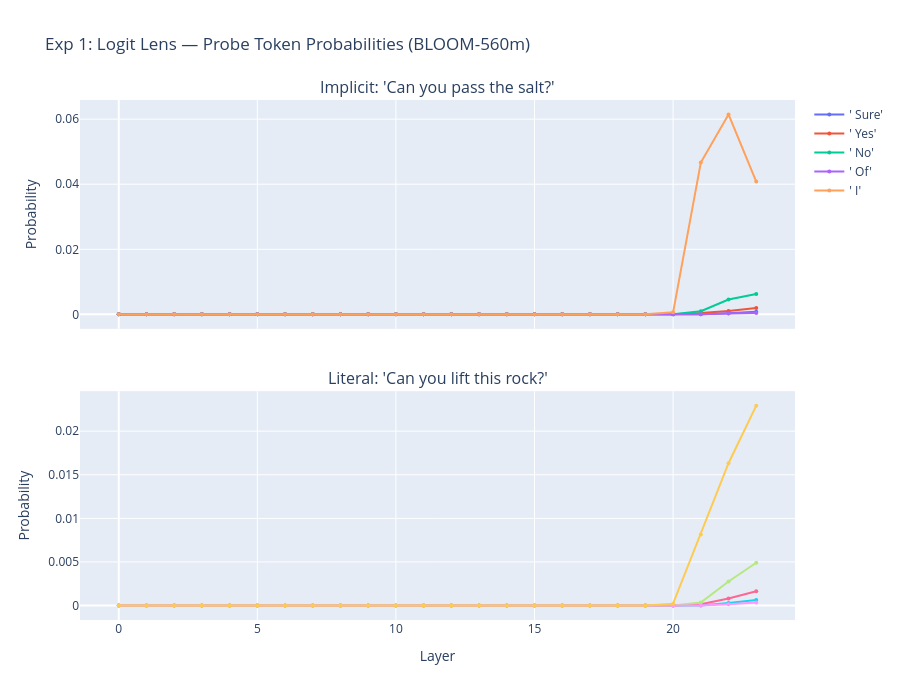

The code cell stored with this chart in its notebook:
### Markdown cell above
## Experiment 1: Logit Lens — Probe Token Probabilities

At each layer, project the residual stream (last token) through `ln_final` → `unembed` to get a vocabulary distribution. Track how response token probabilities evolve across layers.

**Caveat:** These 5 probe tokens cover only ~3% of BLOOM's output distribution. Both sentences are dominated by P(" I"), unlike GPT-2 where "Sure" vs "Yes" clearly separated. This reflects BLOOM's different training distribution — it defaults to "I..." responses. See Exp 3b/3c for a distribution-wide analysis.

### Code cell
def logit_lens_probe(model, prompt, probe_ids):
    """
    For each layer, project the last-token residual stream into vocab space
    and return probabilities for each probe token.
    Returns dict: {token_str: [prob_layer0, prob_layer1, ...]}
    """
    tokens = model.to_tokens(prompt)
    _, cache = model.run_with_cache(tokens)

    results = {t: [] for t in probe_ids}
    for layer in range(model.cfg.n_layers):
        resid = cache[f"blocks.{layer}.hook_resid_post"][0, -1, :]
        scaled = model.ln_final(resid)
        logits = model.unembed(scaled.unsqueeze(0)).squeeze(0)
        probs = torch.softmax(logits, dim=-1)

        for t, tid in probe_ids.items():
            results[t].append(probs[tid].item())

    return results


probs_implicit = logit_lens_probe(model, IMPLICIT, probe_ids)
probs_literal = logit_lens_probe(model, LITERAL, probe_ids)

fig = make_subplots(
    rows=2, cols=1,
    subplot_titles=[f"Implicit: '{IMPLICIT}'", f"Literal: '{LITERAL}'"],
    shared_xaxes=True, vertical_spacing=0.12,
)

layers = list(range(model.cfg.n_layers))
for row, (probs, label) in enumerate(
    [(probs_implicit, "implicit"), (probs_literal, "literal")], 1
):
    for token_str, prob_list in probs.items():
        fig.add_trace(go.Scatter(
            x=layers, y=prob_list,
            mode="lines+markers", name=repr(token_str),
            showlegend=(row == 1), marker=dict(size=4),
        ), row=row, col=1)

fig.update_xaxes(title_text="Layer", row=2, col=1)
fig.update_yaxes(title_text="Probability", row=1, col=1)
fig.update_yaxes(title_text="Probability", row=2, col=1)
fig.update_layout(
    title="Exp 1: Logit Lens — Probe Token Probabilities (BLOOM-560m)",
    height=700, width=900,
)
fig.write_image(f"{SAVE_DIR}/logit_lens_probe.png", scale=2)
fig.show()

print("\nFirst layer where each probe token leads (among probes only):")
for label, probs in [("Implicit", probs_implicit), ("Literal", probs_literal)]:
    print(f"  {label}:")
    for t in PROBE_TOKENS:
        for layer in layers:
            layer_probs = {tok: probs[tok][layer] for tok in PROBE_TOKENS}
            if max(layer_probs, key=layer_probs.get) == t:
                print(f"    {repr(t):>8} first leads at layer {layer} (p={probs[t][layer]:.4f})")
                break

### Figure 1 — Plotly figure (JSON) as saved in the notebook; plotly's stock layout.template omitted (floating-point values rounded to 4 significant figures)
{"data": [{"marker": {"size": 4}, "mode": "lines+markers", "name": "' Sure'", "showlegend": true, "type": "scatter", "x": [0, 1, 2, 3, 4, 5, 6, 7, 8, 9, 10, 11, 12, 13, 14, 15, 16, 17, 18, 19, 20, 21, 22, 23], "xaxis": "x", "y": [0, 8.795e-38, 1.868e-33, 7.723e-31, 1.515e-28, 2.136e-25, 2.026e-21, 3.267e-19, 3.421e-18, 5.188e-17, 1.45e-17, 6.667e-16, 1.413e-17, 5.966e-17, 3.52e-15, 1.197e-13, 4.828e-12, 7.921e-11, 7.15e-11, 5.168e-09, 8.244e-07, 4.769e-05, 0.0003691, 0.0007685], "yaxis": "y"}, {"marker": {"size": 4}, "mode": "lines+markers", "name": "' Yes'", "showlegend": true, "type": "scatter", "x": [0, 1, 2, 3, 4, 5, 6, 7, 8, 9, 10, 11, 12, 13, 14, 15, 16, 17, 18, 19, 20, 21, 22, 23], "xaxis": "x", "y": [0, 5.335e-37, 1.068e-32, 9.355e-31, 4.52e-28, 7.044e-24, 2.155e-20, 1.233e-17, 3.142e-16, 6.693e-15, 2.417e-15, 3.246e-14, 1.593e-16, 1.636e-16, 2.794e-15, 2.052e-13, 4.527e-11, 5.18e-10, 4.371e-10, 3.77e-08, 8.24e-06, 0.0004031, 0.001006, 0.001923], "yaxis": "y"}, {"marker": {"size": 4}, "mode": "lines+markers", "name": "' No'", "showlegend": true, "type": "scatter", "x": [0, 1, 2, 3, 4, 5, 6, 7, 8, 9, 10, 11, 12, 13, 14, 15, 16, 17, 18, 19, 20, 21, 22, 23], "xaxis": "x", "y": [0, 2.431e-37, 4.066e-34, 1.809e-32, 1.783e-29, 1.263e-26, 4.156e-24, 1.572e-21, 1.319e-18, 1.034e-16, 3.675e-16, 2.56e-14, 2.723e-16, 6.756e-15, 2.214e-14, 1.613e-12, 1.639e-10, 1.011e-09, 7.659e-11, 1.782e-09, 6.222e-07, 0.0009426, 0.004554, 0.006245], "yaxis": "y"}, {"marker": {"size": 4}, "mode": "lines+markers", "name": "' Of'", "showlegend": true, "type": "scatter", "x": [0, 1, 2, 3, 4, 5, 6, 7, 8, 9, 10, 11, 12, 13, 14, 15, 16, 17, 18, 19, 20, 21, 22, 23], "xaxis": "x", "y": [0, 1.223e-36, 2.574e-33, 8.631e-31, 3.593e-28, 9.663e-25, 3.119e-23, 3.813e-21, 4.762e-19, 1.318e-17, 3.184e-18, 1.092e-15, 1.656e-16, 1.081e-15, 3.779e-15, 5.74e-14, 2.494e-12, 6.541e-11, 1.307e-11, 1.98e-10, 5.125e-08, 2.942e-05, 0.0002514, 0.0004413], "yaxis": "y"}, {"marker": {"size": 4}, "mode": "lines+markers", "name": "' I'", "showlegend": true, "type": "scatter", "x": [0, 1, 2, 3, 4, 5, 6, 7, 8, 9, 10, 11, 12, 13, 14, 15, 16, 17, 18, 19, 20, 21, 22, 23], "xaxis": "x", "y": [0, 5.576e-35, 5.025e-31, 6.993e-29, 3.905e-26, 1.879e-23, 3.909e-20, 1.515e-17, 1.024e-15, 8.517e-15, 2.586e-15, 2.024e-14, 4.829e-16, 6.23e-15, 2.155e-13, 3.232e-11, 3.528e-09, 1.385e-07, 2.108e-07, 1.57e-06, 0.0006204, 0.04667, 0.06145, 0.04081], "yaxis": "y"}, {"marker": {"size": 4}, "mode": "lines+markers", "name": "' Sure'", "showlegend": false, "type": "scatter", "x": [0, 1, 2, 3, 4, 5, 6, 7, 8, 9, 10, 11, 12, 13, 14, 15, 16, 17, 18, 19, 20, 21, 22, 23], "xaxis": "x2", "y": [0, 1.704e-36, 6.251e-33, 5.665e-31, 1.185e-29, 7.88e-26, 5.342e-22, 7.467e-20, 2.724e-18, 1.192e-16, 2.5e-16, 3.035e-14, 3.673e-14, 1.859e-13, 3.735e-13, 5.421e-13, 4.859e-12, 2.258e-11, 1.416e-10, 6.756e-08, 5.044e-07, 1.766e-05, 0.0002838, 0.000644], "yaxis": "y2"}, {"marker": {"size": 4}, "mode": "lines+markers", "name": "' Yes'", "showlegend": false, "type": "scatter", "x": [0, 1, 2, 3, 4, 5, 6, 7, 8, 9, 10, 11, 12, 13, 14, 15, 16, 17, 18, 19, 20, 21, 22, 23], "xaxis": "x2", "y": [0, 3.012e-35, 6.145e-32, 1.232e-30, 6.579e-29, 3.199e-24, 2.939e-20, 3.448e-17, 1.877e-15, 3.372e-13, 3.137e-13, 1.182e-11, 6.218e-13, 1.294e-12, 7.645e-13, 3.659e-12, 2.903e-10, 3.011e-09, 7.392e-09, 1.269e-06, 6.297e-06, 0.0001633, 0.0008018, 0.001635], "yaxis": "y2"}, {"marker": {"size": 4}, "mode": "lines+markers", "name": "' No'", "showlegend": false, "type": "scatter", "x": [0, 1, 2, 3, 4, 5, 6, 7, 8, 9, 10, 11, 12, 13, 14, 15, 16, 17, 18, 19, 20, 21, 22, 23], "xaxis": "x2", "y": [0, 1.031e-35, 2.328e-33, 2.799e-32, 4.663e-30, 1.31e-26, 1.085e-23, 1.357e-20, 1.279e-17, 7.282e-15, 3.51e-13, 7.225e-11, 1.3e-11, 1.019e-10, 5.017e-12, 4.905e-11, 4.227e-10, 3.366e-10, 1.595e-10, 1.432e-08, 3.837e-07, 0.0003502, 0.002757, 0.004912], "yaxis": "y2"}, {"marker": {"size": 4}, "mode": "lines+markers", "name": "' Of'", "showlegend": false, "type": "scatter", "x": [0, 1, 2, 3, 4, 5, 6, 7, 8, 9, 10, 11, 12, 13, 14, 15, 16, 17, 18, 19, 20, 21, 22, 23], "xaxis": "x2", "y": [0, 2.321e-35, 1.509e-32, 2.652e-30, 1.843e-28, 4.596e-25, 9.634e-24, 6.515e-21, 7.807e-19, 6.994e-17, 3.352e-16, 6.709e-14, 2.816e-13, 1.33e-12, 1.597e-12, 8.062e-13, 3.502e-12, 4.701e-11, 5.503e-11, 2.969e-09, 2.808e-08, 6.714e-06, 0.0001437, 0.0003366], "yaxis": "y2"}, {"marker": {"size": 4}, "mode": "lines+markers", "name": "' I'", "showlegend": false, "type": "scatter", "x": [0, 1, 2, 3, 4, 5, 6, 7, 8, 9, 10, 11, 12, 13, 14, 15, 16, 17, 18, 19, 20, 21, 22, 23], "xaxis": "x2", "y": [0, 3.441e-34, 4.472e-31, 3.282e-29, 5.338e-27, 1.255e-23, 4.328e-20, 3.833e-17, 1.601e-15, 8.631e-14, 1.357e-12, 2.371e-12, 5.204e-12, 5.487e-11, 1.707e-10, 6.63e-10, 7.375e-09, 1.076e-07, 8.44e-07, 1.259e-05, 0.0002173, 0.008159, 0.01632, 0.02293], "yaxis": "y2"}], "layout": {"annotations": [{"font": {"size": 16}, "showarrow": false, "text": "Implicit: 'Can you pass the salt?'", "x": 0.5, "xanchor": "center", "xref": "paper", "y": 1, "yanchor": "bottom", "yref": "paper"}, {"font": {"size": 16}, "showarrow": false, "text": "Literal: 'Can you lift this rock?'", "x": 0.5, "xanchor": "center", "xref": "paper", "y": 0.44, "yanchor": "bottom", "yref": "paper"}], "height": 700, "title": {"text": "Exp 1: Logit Lens — Probe Token Probabilities (BLOOM-560m)"}, "width": 900, "xaxis": {"anchor": "y", "domain": [0, 1], "matches": "x2", "showticklabels": false}, "xaxis2": {"anchor": "y2", "domain": [0, 1], "title": {"text": "Layer"}}, "yaxis": {"anchor": "x", "domain": [0.56, 1], "title": {"text": "Probability"}}, "yaxis2": {"anchor": "x2", "domain": [0, 0.44], "title": {"text": "Probability"}}}}
